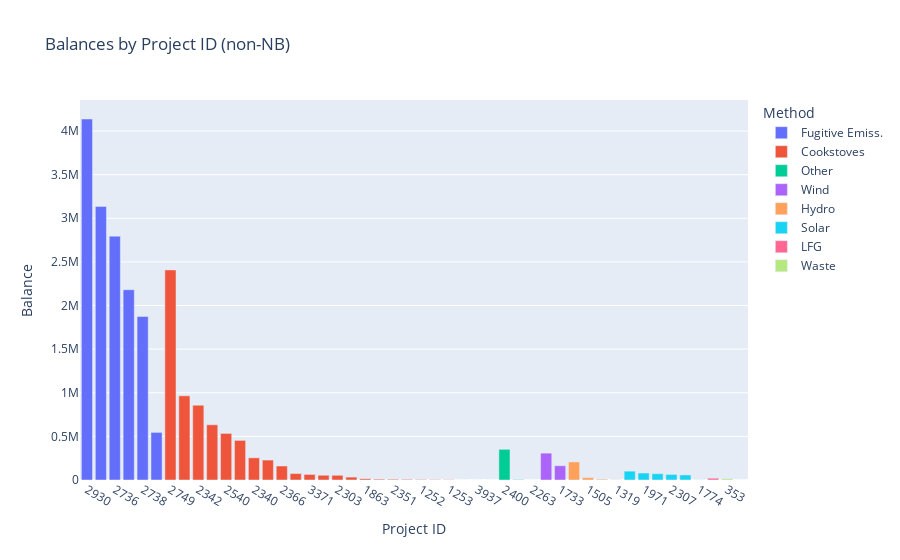

Notebook code for this chart:
### Code cell
fig = px.bar(method_project, x="Project ID", y="Balance", color="Method", title="Balances by Project ID (non-NB)")
fig.show()

### Figure 1 — Plotly figure (JSON) as saved in the notebook; plotly's stock layout.template omitted (floating-point values rounded to 4 significant figures)
{"data": [{"alignmentgroup": "True", "hovertemplate": "Method=Fugitive Emiss.<br>Project ID=%{x}<br>Balance=%{y}<extra></extra>", "legendgroup": "Fugitive Emiss.", "marker": {"color": "#636efa", "pattern": {"shape": ""}}, "name": "Fugitive Emiss.", "offsetgroup": "Fugitive Emiss.", "orientation": "v", "showlegend": true, "textposition": "auto", "type": "bar", "x": ["2930", "2478", "2736", "2737", "2738", "2739"], "xaxis": "x", "y": [4137966, 3135964, 2795255, 2181179, 1874051, 545662], "yaxis": "y"}, {"alignmentgroup": "True", "hovertemplate": "Method=Cookstoves<br>Project ID=%{x}<br>Balance=%{y}<extra></extra>", "legendgroup": "Cookstoves", "marker": {"color": "#EF553B", "pattern": {"shape": ""}}, "name": "Cookstoves", "offsetgroup": "Cookstoves", "orientation": "v", "showlegend": true, "textposition": "auto", "type": "bar", "x": ["2749", "2372", "2342", "2828", "2540", "3279", "2340", "2371", "2366", "2357", "3371", "181", "2303", "2838", "1863", "2839", "2351", "2599", "1252", "1251", "1253", "1719", "3937", "2463"], "xaxis": "x", "y": [2408517, 965132, 857222, 632878, 533806, 453877, 254376, 228693, 160583, 74146, 63908, 54363, 54001, 33204, 14551, 9366, 8265, 7272, 5724, 4276, 3000, 300, 11, 0], "yaxis": "y"}, {"alignmentgroup": "True", "hovertemplate": "Method=Other<br>Project ID=%{x}<br>Balance=%{y}<extra></extra>", "legendgroup": "Other", "marker": {"color": "#00cc96", "pattern": {"shape": ""}}, "name": "Other", "offsetgroup": "Other", "orientation": "v", "showlegend": true, "textposition": "auto", "type": "bar", "x": ["2400", "1665", "2263"], "xaxis": "x", "y": [351570, 4454, 0], "yaxis": "y"}, {"alignmentgroup": "True", "hovertemplate": "Method=Wind<br>Project ID=%{x}<br>Balance=%{y}<extra></extra>", "legendgroup": "Wind", "marker": {"color": "#ab63fa", "pattern": {"shape": ""}}, "name": "Wind", "offsetgroup": "Wind", "orientation": "v", "showlegend": true, "textposition": "auto", "type": "bar", "x": ["2588", "1733"], "xaxis": "x", "y": [307939, 163389], "yaxis": "y"}, {"alignmentgroup": "True", "hovertemplate": "Method=Hydro<br>Project ID=%{x}<br>Balance=%{y}<extra></extra>", "legendgroup": "Hydro", "marker": {"color": "#FFA15A", "pattern": {"shape": ""}}, "name": "Hydro", "offsetgroup": "Hydro", "orientation": "v", "showlegend": true, "textposition": "auto", "type": "bar", "x": ["1199", "1505", "1286", "1319"], "xaxis": "x", "y": [207085, 26758, 8814, 1354], "yaxis": "y"}, {"alignmentgroup": "True", "hovertemplate": "Method=Solar<br>Project ID=%{x}<br>Balance=%{y}<extra></extra>", "legendgroup": "Solar", "marker": {"color": "#19d3f3", "pattern": {"shape": ""}}, "name": "Solar", "offsetgroup": "Solar", "orientation": "v", "showlegend": true, "textposition": "auto", "type": "bar", "x": ["1734", "1971", "1683", "2307", "2434", "1774"], "xaxis": "x", "y": [101520, 79874, 72233, 63552, 57830, 1406], "yaxis": "y"}, {"alignmentgroup": "True", "hovertemplate": "Method=LFG<br>Project ID=%{x}<br>Balance=%{y}<extra></extra>", "legendgroup": "LFG", "marker": {"color": "#FF6692", "pattern": {"shape": ""}}, "name": "LFG", "offsetgroup": "LFG", "orientation": "v", "showlegend": true, "textposition": "auto", "type": "bar", "x": ["1564"], "xaxis": "x", "y": [20792], "yaxis": "y"}, {"alignmentgroup": "True", "hovertemplate": "Method=Waste<br>Project ID=%{x}<br>Balance=%{y}<extra></extra>", "legendgroup": "Waste", "marker": {"color": "#B6E880", "pattern": {"shape": ""}}, "name": "Waste", "offsetgroup": "Waste", "orientation": "v", "showlegend": true, "textposition": "auto", "type": "bar", "x": ["353", "1393"], "xaxis": "x", "y": [14114, 0], "yaxis": "y"}], "layout": {"barmode": "relative", "legend": {"title": {"text": "Method"}, "tracegroupgap": 0}, "title": {"text": "Balances by Project ID (non-NB)"}, "xaxis": {"anchor": "y", "domain": [0, 1], "title": {"text": "Project ID"}}, "yaxis": {"anchor": "x", "domain": [0, 1], "title": {"text": "Balance"}}}}
